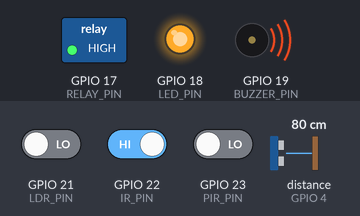
This sketch was run on a simulated ESP32. Parts: switched loads named in the sketch (green lamp = pin HIGH), output pins drawn as LEDs (lit = HIGH), buzzer (waves = sounding, pin HIGH). Wiring (inferred from the names in the program): ultrasonic range finder: trigger GPIO 5; echo GPIO 4. The inputs (shaded band) are chosen by the test bench; at power-on: GPIO 21 (LDR_PIN) LOW, GPIO 22 (IR_PIN) HIGH, GPIO 23 (PIR_PIN) LOW, distance to the obstacle (sensor on GPIO 4) 80 cm. The echo pulse lasts 58.3 µs per cm; the modem accepts every AT command (registered, SIM ready, sends succeed) and sends nothing else; pins used as bus, display or sensor lines are not drawn; what the sketch prints to the serial monitor is not drawn.

Above: at 0.1 s.
Timing chart, 0 to 1.6 s (numbered marks = the images above):
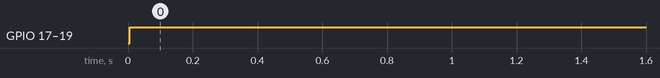

The sketch:

animal_alert.ino
```cpp
// Arduino code for Smart Animal-Alert Fence System
// Add your sensor and control logic here.
// -----------------------------------------------------
// SmartFence++ - ESP32 Animal Alert Fence System
// -----------------------------------------------------

#include <WiFi.h>
#include <HTTPClient.h>
#include <HardwareSerial.h>

#define PIR_PIN  23
#define IR_PIN   22
#define LDR_PIN  21
#define BUZZER_PIN  19
#define LED_PIN  18
#define RELAY_PIN 17  // For water pump
#define TRIG_PIN 5
#define ECHO_PIN 4

// SIM800L connected to ESP32 Serial2
HardwareSerial sim800(2);

// Distance detection
long readDistance() {
  digitalWrite(TRIG_PIN, LOW);
  delayMicroseconds(2);
  digitalWrite(TRIG_PIN, HIGH);
  delayMicroseconds(10);
  digitalWrite(TRIG_PIN, LOW);
  long duration = pulseIn(ECHO_PIN, HIGH);
  return duration * 0.034 / 2; // cm
}

void sendSMS(String msg) {
  sim800.println("AT+CMGF=1");
  delay(500);
  sim800.println("AT+CMGS=\"+91XXXXXXXXXX\""); // Farmer's number
  delay(500);
  sim800.print(msg);
  delay(500);
  sim800.write(26); // Ctrl+Z
  delay(5000);
}

void setup() {
  Serial.begin(115200);
  sim800.begin(9600, SERIAL_8N1, 16, 17); // RX2, TX2
  pinMode(PIR_PIN, INPUT);
  pinMode(IR_PIN, INPUT);
  pinMode(LDR_PIN, INPUT);
  pinMode(TRIG_PIN, OUTPUT);
  pinMode(ECHO_PIN, INPUT);
  pinMode(BUZZER_PIN, OUTPUT);
  pinMode(LED_PIN, OUTPUT);
  pinMode(RELAY_PIN, OUTPUT);
  Serial.println("SmartFence++ system initialized.");
}

void loop() {
  int motion = digitalRead(PIR_PIN);
  int ir = digitalRead(IR_PIN);
  int light = digitalRead(LDR_PIN);
  long distance = readDistance();

  if (motion == HIGH || ir == LOW || distance < 100) {
    Serial.println("⚠️ Animal Detected!");
    digitalWrite(BUZZER_PIN, HIGH);
    digitalWrite(LED_PIN, HIGH);
    digitalWrite(RELAY_PIN, HIGH);
    sendSMS("Alert! Animal detected in your farm. Deterrents activated.");
    delay(10000);
  } else {
    digitalWrite(BUZZER_PIN, LOW);
    digitalWrite(LED_PIN, LOW);
    digitalWrite(RELAY_PIN, LOW);
  }
  delay(500);
}
```

Measured:
- by itself, GPIO 17 (RELAY_PIN), GPIO 18 (LED_PIN), GPIO 19 (BUZZER_PIN): LOW → HIGH at 0.01 s
